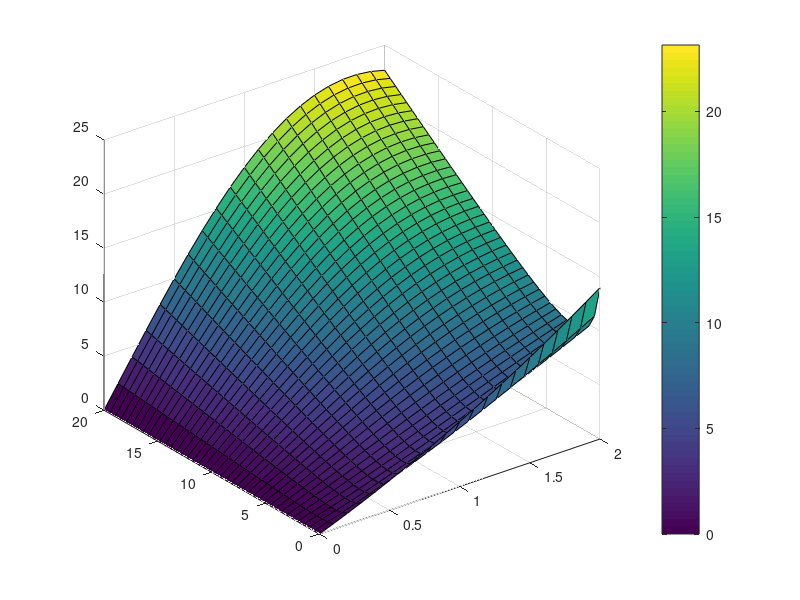
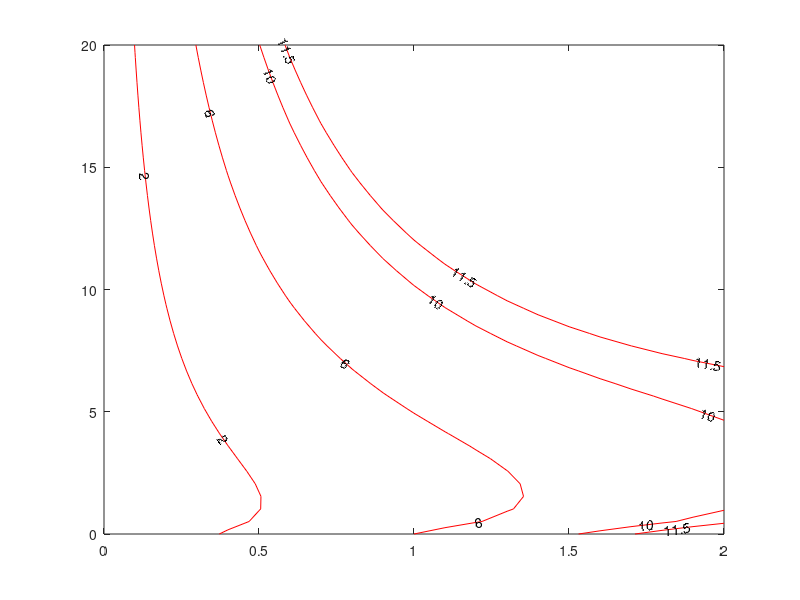
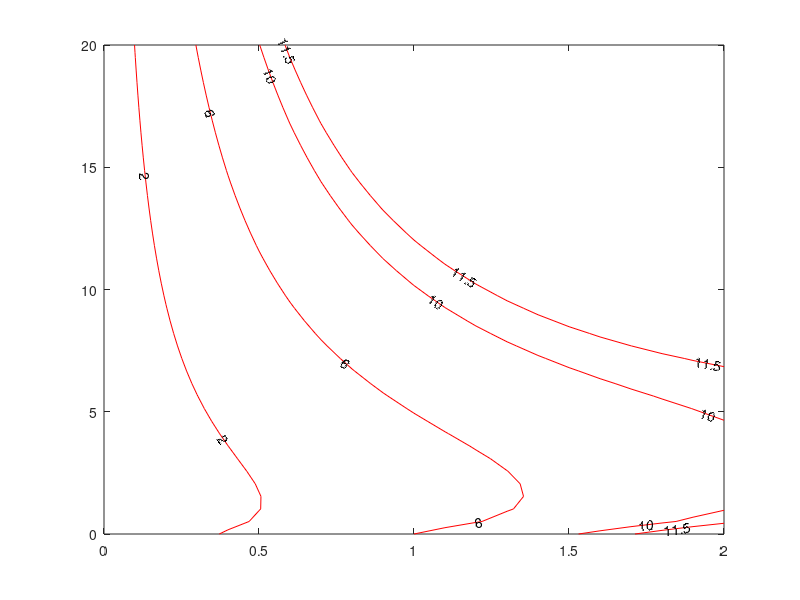

Recreate these plots in MATLAB, in order.
clc;
clear all;
close all;

x = 0:0.1:2;
y = linspace(0,20,40)

[x,y]=meshgrid(x,y)

z = sin(x).*y + x.^2 + 5*x./(y+1);

figure
surf(x,y,z);
colorbar
% shading interp

figure
c=contour(x,y,z,[2 6 10 11.5],'r');
clabel(c)

figure
[c1,c2]=contour(x,y,z,[2 6 10 11.5],'r');
clabel(c1,c2)

